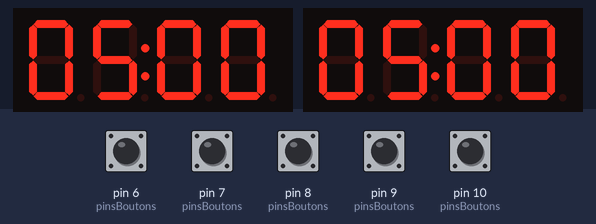
The sketch below on a simulated Arduino Uno, built with avr-gcc and run on an emulated ATmega328P. Shown: 2 × 4-digit seven-segment display. The test bench sets the inputs (shaded band); at power-on: pin 6 (pinsBoutons), pin 7 (pinsBoutons), pin 8 (pinsBoutons), pin 9 (pinsBoutons), pin 10 (pinsBoutons) HIGH.

Above: at 1.2 s.
1.3 s: pin 6 (pinsBoutons) pulled LOW for 0.15 s
At 3.1 s:
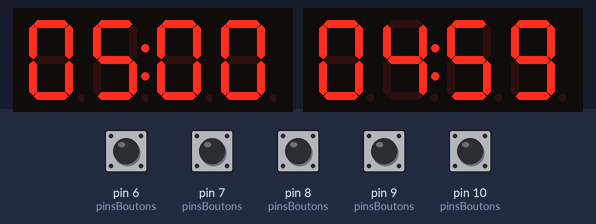
4.4 s: pin 7 (pinsBoutons) pulled LOW for 0.15 s
At 6.2 s:
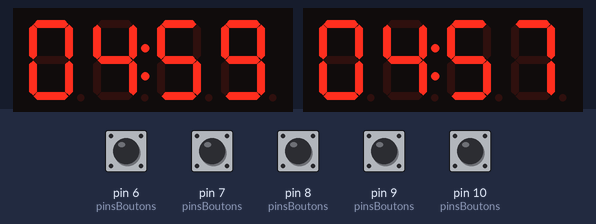
7.5 s: pin 6 (pinsBoutons) pulled LOW for 1 s
At 10.8 s:
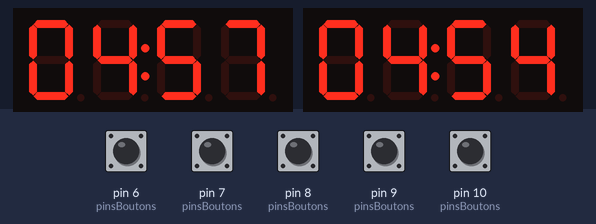
10.9 s: pin 7 (pinsBoutons) pulled LOW for 1 s
At 12.6 s:
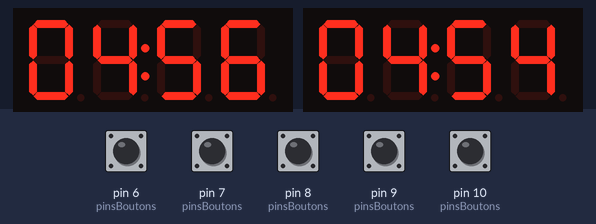
14.4 s: pin 10 (pinsBoutons) pulled LOW for 0.15 s
At 15.2 s:
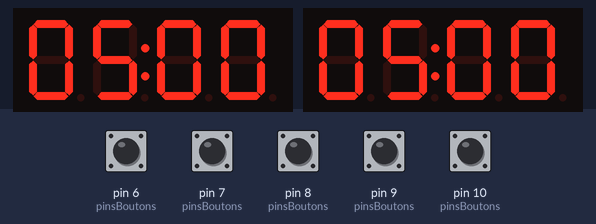
16.0 s: pin 8 (pinsBoutons) pulled LOW for 0.15 s
At 16.4 s:
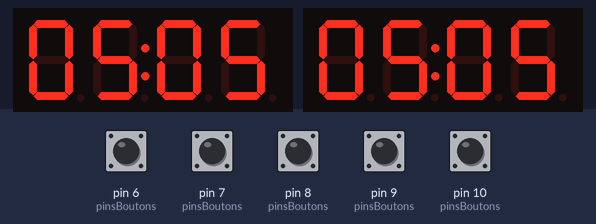
Timing chart, 0 to 18.6 s (numbered marks = the images above; inputs shaded):
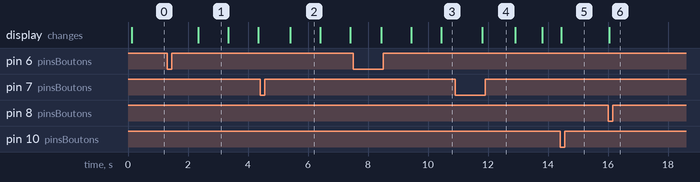

Measured:
- after the input at 1.3 s, the display: changes after 1.0 s (image 1)
- after the input at 16.0 s, the display: changes at once (image 6)

The sketch:

sketch.ino
```cpp
#include <TM1637Display.h>

// ===== Broches =====
const int CLK1 = 2, DIO1 = 3;   // Afficheur joueur 1
const int CLK2 = 4, DIO2 = 5;   // Afficheur joueur 2
const int BTN_J1    = 6;        // Bouton joueur 1
const int BTN_J2    = 7;        // Bouton joueur 2
const int BTN_PLUS  = 8;        // Bouton +
const int BTN_MOINS = 9;        // Bouton -
const int BTN_RESET = 10;       // Bouton reset

TM1637Display afficheur1(CLK1, DIO1);
TM1637Display afficheur2(CLK2, DIO2);
TM1637Display* afficheurs[2] = { &afficheur1, &afficheur2 };

// ===== États de la pendule =====
enum Etat { REGLAGE, EN_COURS, FIN };
Etat etat = REGLAGE;

int secondesReglees = 300;         // Temps par défaut : 5 minutes (300 s)
const int PAS = 5;                 // + et - changent le temps de 5 secondes
const int TEMPS_MIN = 5;           // Minimum : 0:05
const int TEMPS_MAX = 5995;        // Maximum : 99:55

unsigned long tempsRestant[2];     // Temps de chaque joueur (en ms)
int joueurActif = 0;               // 0 = joueur 1, 1 = joueur 2
int perdant = -1;
unsigned long dernierTick = 0;
unsigned long dernierAffichage = 0;

// ===== Gestion des boutons (anti-rebond) =====
const int NB_BOUTONS = 5;
const int pinsBoutons[NB_BOUTONS] = { BTN_J1, BTN_J2, BTN_PLUS, BTN_MOINS, BTN_RESET };
bool etatPrecedent[NB_BOUTONS];
unsigned long dernierChangement[NB_BOUTONS];

// Renvoie true une seule fois, au moment où le bouton est enfoncé
bool vientDEtreAppuye(int i) {
  bool lecture = digitalRead(pinsBoutons[i]);
  if (lecture != etatPrecedent[i] && millis() - dernierChangement[i] > 50) {
    dernierChangement[i] = millis();
    etatPrecedent[i] = lecture;
    return (lecture == LOW);
  }
  return false;
}

// ===== Fonctions utiles =====
void initialiserTemps() {
  tempsRestant[0] = (unsigned long)secondesReglees * 1000UL;
  tempsRestant[1] = tempsRestant[0];
}

void afficherTemps(TM1637Display &aff, unsigned long ms) {
  unsigned long secondes = (ms + 999) / 1000;   // Arrondi à la seconde supérieure
  int mm = secondes / 60;
  int ss = secondes % 60;
  aff.showNumberDecEx(mm * 100 + ss, 0b01000000, true);  // Affiche MM:SS
}

void reinitialiser() {
  etat = REGLAGE;
  perdant = -1;
  initialiserTemps();
}

// ===== Lecture de tous les boutons =====
void lireBoutons() {
  bool appuiJ1    = vientDEtreAppuye(0);
  bool appuiJ2    = vientDEtreAppuye(1);
  bool appuiPlus  = vientDEtreAppuye(2);
  bool appuiMoins = vientDEtreAppuye(3);
  bool appuiReset = vientDEtreAppuye(4);

  // Reset : revient au temps réglé, à tout moment
  if (appuiReset) {
    reinitialiser();
    return;
  }

  if (etat == REGLAGE) {
    // Réglage du temps avec + et - (par pas de 5 secondes)
    if (appuiPlus)  secondesReglees += PAS;
    if (appuiMoins) secondesReglees -= PAS;
    secondesReglees = constrain(secondesReglees, TEMPS_MIN, TEMPS_MAX);
    initialiserTemps();

    // Un joueur appuie : le temps est validé et celui de l'adversaire démarre
    if (appuiJ1) { joueurActif = 1; dernierTick = millis(); etat = EN_COURS; }
    else if (appuiJ2) { joueurActif = 0; dernierTick = millis(); etat = EN_COURS; }
  }
  else if (etat == EN_COURS) {
    // Le joueur dont le temps tourne appuie : on passe à l'autre
    if (joueurActif == 0 && appuiJ1) joueurActif = 1;
    else if (joueurActif == 1 && appuiJ2) joueurActif = 0;
  }
}

// ===== Décompte du temps =====
void mettreAJourTemps() {
  if (etat != EN_COURS) return;
  unsigned long maintenant = millis();
  unsigned long ecoule = maintenant - dernierTick;
  dernierTick = maintenant;

  if (ecoule >= tempsRestant[joueurActif]) {
    tempsRestant[joueurActif] = 0;
    perdant = joueurActif;
    etat = FIN;
  } else {
    tempsRestant[joueurActif] -= ecoule;
  }
}

// ===== Affichage =====
void mettreAJourAffichage() {
  if (millis() - dernierAffichage < 100) return;   // Rafraîchit toutes les 100 ms
  dernierAffichage = millis();

  for (int j = 0; j < 2; j++) {
    if (etat == FIN && j == perdant && (millis() / 500) % 2 == 1) {
      afficheurs[j]->clear();               // Clignotement du joueur qui a perdu
    } else {
      afficherTemps(*afficheurs[j], tempsRestant[j]);
    }
  }
}

// ===== Programme principal =====
void setup() {
  for (int i = 0; i < NB_BOUTONS; i++) {
    pinMode(pinsBoutons[i], INPUT_PULLUP);
    etatPrecedent[i] = HIGH;
    dernierChangement[i] = 0;
  }
  afficheur1.setBrightness(0x0f);
  afficheur2.setBrightness(0x0f);
  initialiserTemps();
}

void loop() {
  lireBoutons();
  mettreAJourTemps();
  mettreAJourAffichage();
}
```
